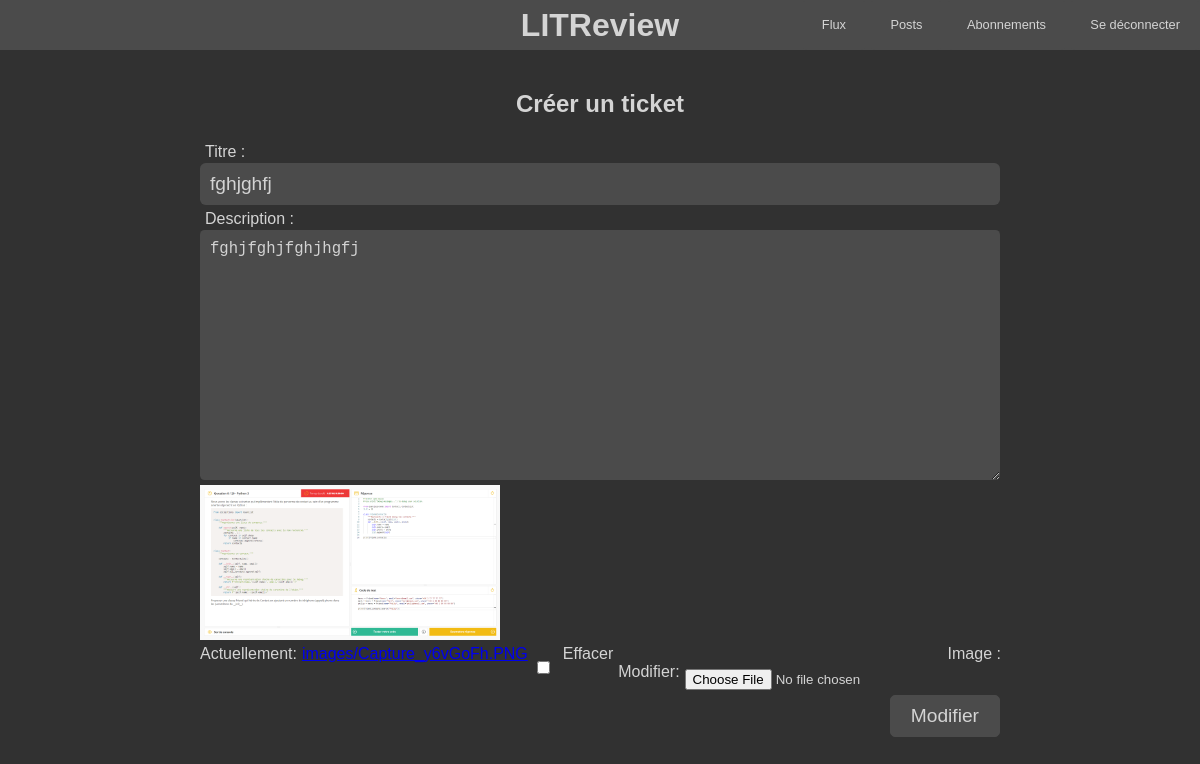
The page /Ticket/update_ticket/24/ (signed in) on the database its author committed.
### Ticket/models.py (models this page shows, shortened)
class Ticket(models.Model):
    title = models.CharField(max_length=128, verbose_name="Titre")
    description = models.TextField(max_length=2048, blank=True, verbose_name="Description")
    user = models.ForeignKey(User, on_delete=models.CASCADE, verbose_name="Utilisateur", default=1)
    image = models.ImageField(upload_to="images", null=True, blank=True, verbose_name="Image")
    time_created = models.DateTimeField(auto_now_add=True, verbose_name="Date de création")

### Ticket/views.py (the view)
# urls.py: path("update_ticket/<str:pk>/", TicketUpdateView.as_view(), name="update_ticket"),
class TicketUpdateView(LoginRequiredMixin, UpdateView):
    model = Ticket
    template_name = "Ticket/post.html"
    form_class = TicketForm
    success_url = reverse_lazy("myposts")
    def get_context_data(self, **kwargs):
        context = super().get_context_data(**kwargs)
        context["ticket"] = self.object
        context["submit_text"] = "Modifier"
        return context

### Ticket/forms.py
class TicketForm(forms.ModelForm):
    class Meta:
        model = Ticket
        fields = ["title", "description", "image"]
        widgets = {
            "description": forms.Textarea(attrs={"class": "text_area"}),
        }

### Ticket/templates/Ticket/post.html (shortened to what this page needs)
{% extends 'base.html' %}
{% load static %}
{% block content %}
<div class="row center">
    <h2>Créer un ticket</h2>
</div>
<div>
    <form class="form" method="post" enctype="multipart/form-data">
        <div class="row">
            {{ form.title }}{{ form.title.label_tag }}
        </div>
        <div class="row">
            {{ form.description }}{{ form.description.label_tag }}
        </div>
        {% if submit_text != "Modifier" %}
        <div class="row">
            {{ form.image }}{{ form.image.label_tag }}
        </div>
        {% else %}
        <div class="row">
            <img class="image" src="{{ ticket.image.url }}" alt="image"></img>
        </div>
        <div class="row modify">
            {{ form.image }}{{ form.image.label_tag }}
        </div>
        {% endif %}
        <div class="row right">
            <input type="submit" value="{{ submit_text }}" class="button">
        </div>
    </form>
</div>
{% endblock content %}

### LITReview/static/css/main.css (style rules this page uses)
body { font-family: "Ubuntu", sans-serif; top: 0px; margin: 0; background-color: #313131; color: #d4d4d4; }
.row { display: -webkit-box; display: -ms-flexbox; display: flex; gap: 5px; margin: 5px 0 5px 0; }
.center { -webkit-box-pack: center; -ms-flex-pack: center; justify-content: center; }
.right { -webkit-box-pack: end; -ms-flex-pack: end; justify-content: flex-end; }
.button { position: relative; display: inline-block; -webkit-transition: 0.5s; -o-transition: 0.5s; transition: 0.5s; padding: 0 20px 0 20px; font-size: 1.2em; background-color: #4b4b4b; overflow: hidden; line-height: 40px; border-radius: 5px; border: 1px solid #4b4b4b; color: #d4d4d4; -webkit-text-decoration: auto; text-decoration: auto; text-align: center; fill: #d4d4d4; }
.form { border-radius: 8px; }
.form label { position: absolute; margin-left: 5px; display: block; -webkit-transition: 0.5s; -o-transition: 0.5s; transition: 0.5s; }
.form input[type=text], .form input[type=date], .form input[type=datetime], .form input[type=email], .form input[type=search], .form input[type=time], .form input[type=url], .form input[type=password], .form input[type=number], .form textarea, .form select { background: #4b4b4b; border: none; border-radius: 0.3em; font-size: 1.2em; outline: 0; min-width: 0; -webkit-box-flex: 1; margin-top: 20px; -ms-flex: 1; flex: 1; padding: 10px; height: 42px; -ms-flex-positive: 1; flex-grow: 1; -webkit-box-sizing: border-box; box-sizing: border-box; color: #d3d3d3; }
.form input[type=file] { margin-top: 24px; }
.form textarea { height: 250px; }
.modify label { position: relative; }
.image { max-width: 300px; }

### rows shown on the page
Ticket: title "fghjghfj", description "fghjfghjfghjhgfj", image (picture)
